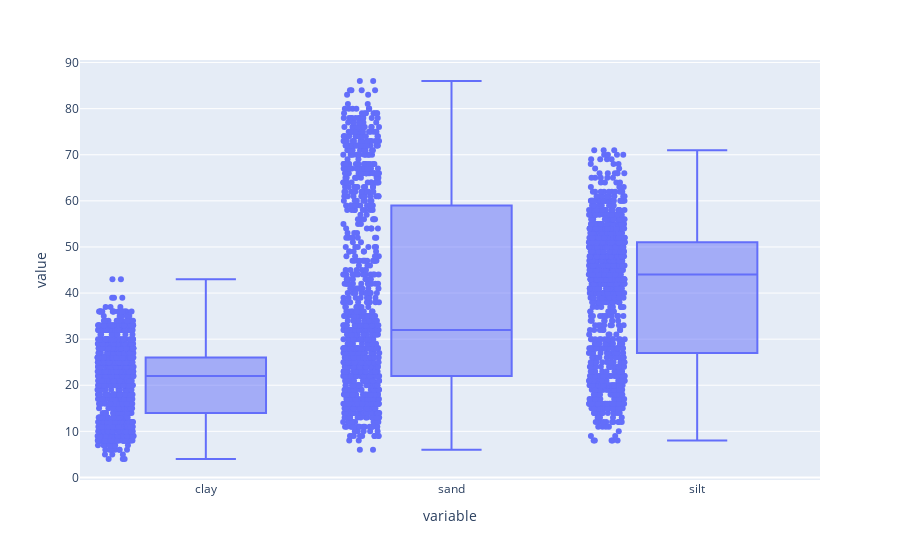

The code cell stored with this chart in its notebook:
### Markdown cell above
Regarding the huge number of samples in data set it is hard to visualize them in a plot, so we can choose 1000 samples randomly and check the relationships.

### Code cell
soil_cont = ["clay","sand","silt"]
samples_num = 1000
data_subset = data.sample(samples_num)
fig = px.box(data_subset, y= soil_cont, points='all')
fig.show()

### Figure 1 — Plotly figure (JSON) as saved in the notebook; plotly's stock layout.template omitted (floating-point values rounded to 4 significant figures; data arrays with more than 128 entries replaced by an {"elided": "..."} marker saying what was removed)
{"data": [{"alignmentgroup": "True", "boxpoints": "all", "hovertemplate": "variable=%{x}<br>value=%{y}<extra></extra>", "legendgroup": "", "marker": {"color": "#636efa"}, "name": "", "notched": false, "offsetgroup": "", "orientation": "v", "showlegend": false, "type": "box", "x": {"elided": "3000 str values"}, "x0": " ", "xaxis": "x", "y": {"elided": "3000 int values"}, "y0": " ", "yaxis": "y"}], "layout": {"boxmode": "group", "legend": {"tracegroupgap": 0}, "margin": {"t": 60}, "xaxis": {"anchor": "y", "domain": [0, 1], "title": {"text": "variable"}}, "yaxis": {"anchor": "x", "domain": [0, 1], "title": {"text": "value"}}}}
